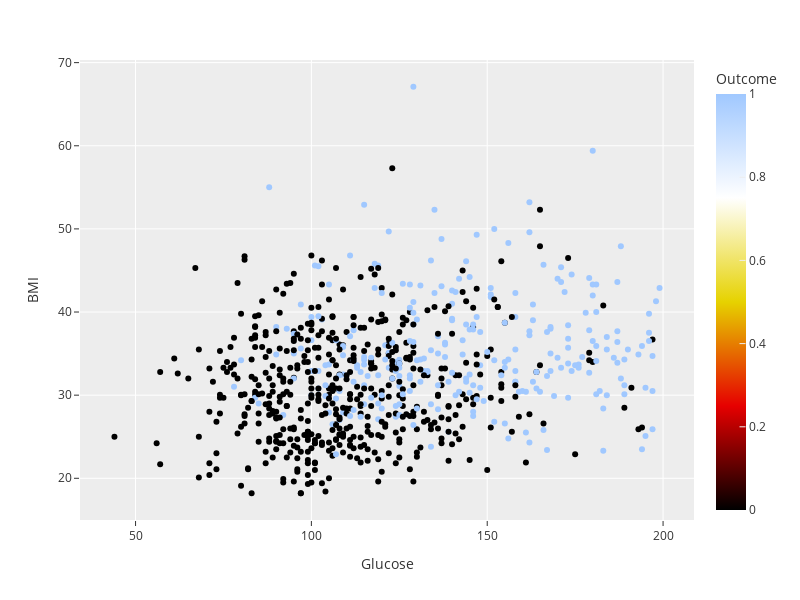

Notebook source saved alongside this figure:
### Code cell
df.loc[:,'N6']=1
df.loc[(df['BMI']<30) & (df['SkinThickness']<=20),'N6']=0
df.loc[(df['BMI']>33) & (df['SkinThickness']<=20),'N6']=0 # extra
plot_data(df,"Glucose","BMI","Outcome")

### Figure 1 — Plotly figure (JSON) as saved in the notebook; plotly's stock layout.template omitted (floating-point values rounded to 4 significant figures; data arrays with more than 128 entries replaced by an {"elided": "..."} marker saying what was removed)
{"data": [{"hovertemplate": "Glucose=%{x}<br>BMI=%{y}<br>Outcome=%{marker.color}<extra></extra>", "legendgroup": "", "marker": {"color": {"elided": "768 int values"}, "coloraxis": "coloraxis", "symbol": "circle"}, "mode": "markers", "name": "", "orientation": "v", "showlegend": false, "type": "scatter", "x": {"elided": "768 int values"}, "xaxis": "x", "y": {"elided": "768 float values"}, "yaxis": "y"}], "layout": {"coloraxis": {"colorbar": {"title": {"text": "Outcome"}}, "colorscale": [[0, "rgb(0, 0, 0)"], [0.25, "rgb(230,0,0)"], [0.5, "rgb(230,210,0)"], [0.75, "rgb(255,255,255)"], [1, "rgb(160,200,255)"]]}, "height": 600, "legend": {"tracegroupgap": 0}, "margin": {"t": 60}, "width": 800, "xaxis": {"anchor": "y", "autorange": true, "domain": [0, 1], "range": [34.2, 208.8], "title": {"text": "Glucose"}, "type": "linear"}, "yaxis": {"anchor": "x", "autorange": true, "domain": [0, 1], "range": [14.98, 70.32], "title": {"text": "BMI"}, "type": "linear"}}}
